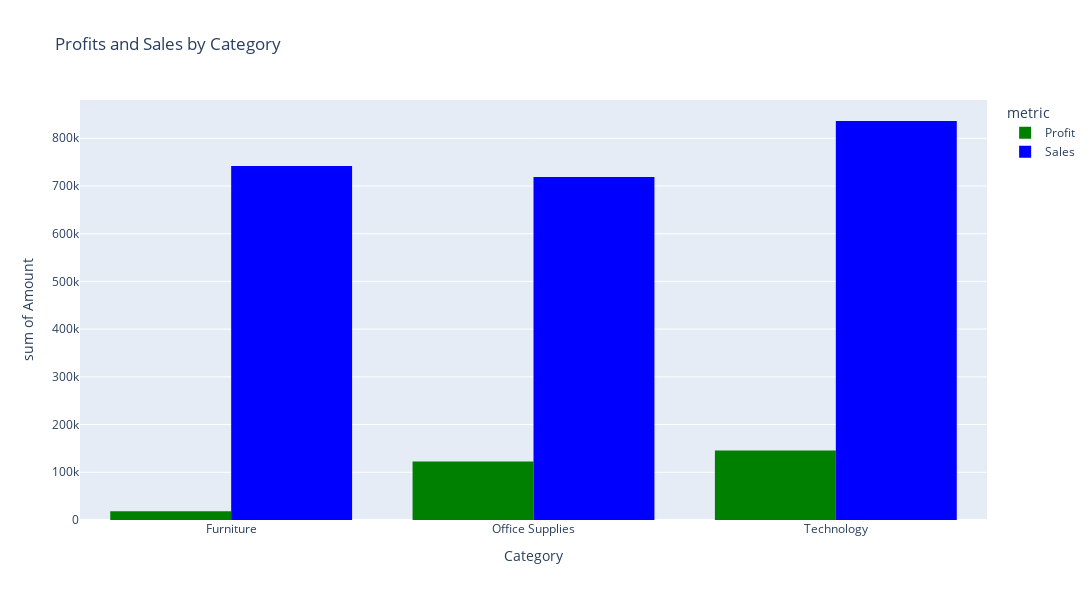

Notebook code for this chart:
### Code cell
df_convert = df.melt(id_vars=['Category'],
                     value_vars=['Profit', 'Sales'],   
                      var_name='metric',            
                      value_name='Amount')
color_map = {
    'Profit': 'green',
    'Sales': 'blue'
}
fig = px.histogram(df_convert,  
             x='Category',    # column for x axis
             y='Amount',    # column for y-axia
             color='metric',  # import crated column for color
             barmode='group',   ## barmode group or stack
             title='Profits and Sales by Category',
            color_discrete_map=color_map)
fig.update_layout(
    height=600,
    width=1300  # or larger if needed
)
# fig.update_traces(marker_line_width=1, marker_line_color='white')
fig.show()

### Figure 1 — Plotly figure (JSON) as saved in the notebook; plotly's stock layout.template omitted (floating-point values rounded to 4 significant figures; data arrays with more than 128 entries replaced by an {"elided": "..."} marker saying what was removed)
{"data": [{"alignmentgroup": "True", "bingroup": "x", "histfunc": "sum", "hovertemplate": "metric=Profit<br>Category=%{x}<br>sum of Amount=%{y}<extra></extra>", "legendgroup": "Profit", "marker": {"color": "green", "pattern": {"shape": ""}}, "name": "Profit", "offsetgroup": "Profit", "orientation": "v", "showlegend": true, "type": "histogram", "x": {"elided": "9994 str values"}, "xaxis": "x", "y": {"elided": "9994 float values"}, "yaxis": "y"}, {"alignmentgroup": "True", "bingroup": "x", "histfunc": "sum", "hovertemplate": "metric=Sales<br>Category=%{x}<br>sum of Amount=%{y}<extra></extra>", "legendgroup": "Sales", "marker": {"color": "blue", "pattern": {"shape": ""}}, "name": "Sales", "offsetgroup": "Sales", "orientation": "v", "showlegend": true, "type": "histogram", "x": {"elided": "9994 str values"}, "xaxis": "x", "y": {"elided": "9994 float values"}, "yaxis": "y"}], "layout": {"barmode": "group", "height": 600, "legend": {"title": {"text": "metric"}, "tracegroupgap": 0}, "title": {"text": "Profits and Sales by Category"}, "width": 1300, "xaxis": {"anchor": "y", "domain": [0, 1], "title": {"text": "Category"}}, "yaxis": {"anchor": "x", "domain": [0, 1], "title": {"text": "sum of Amount"}}}}
